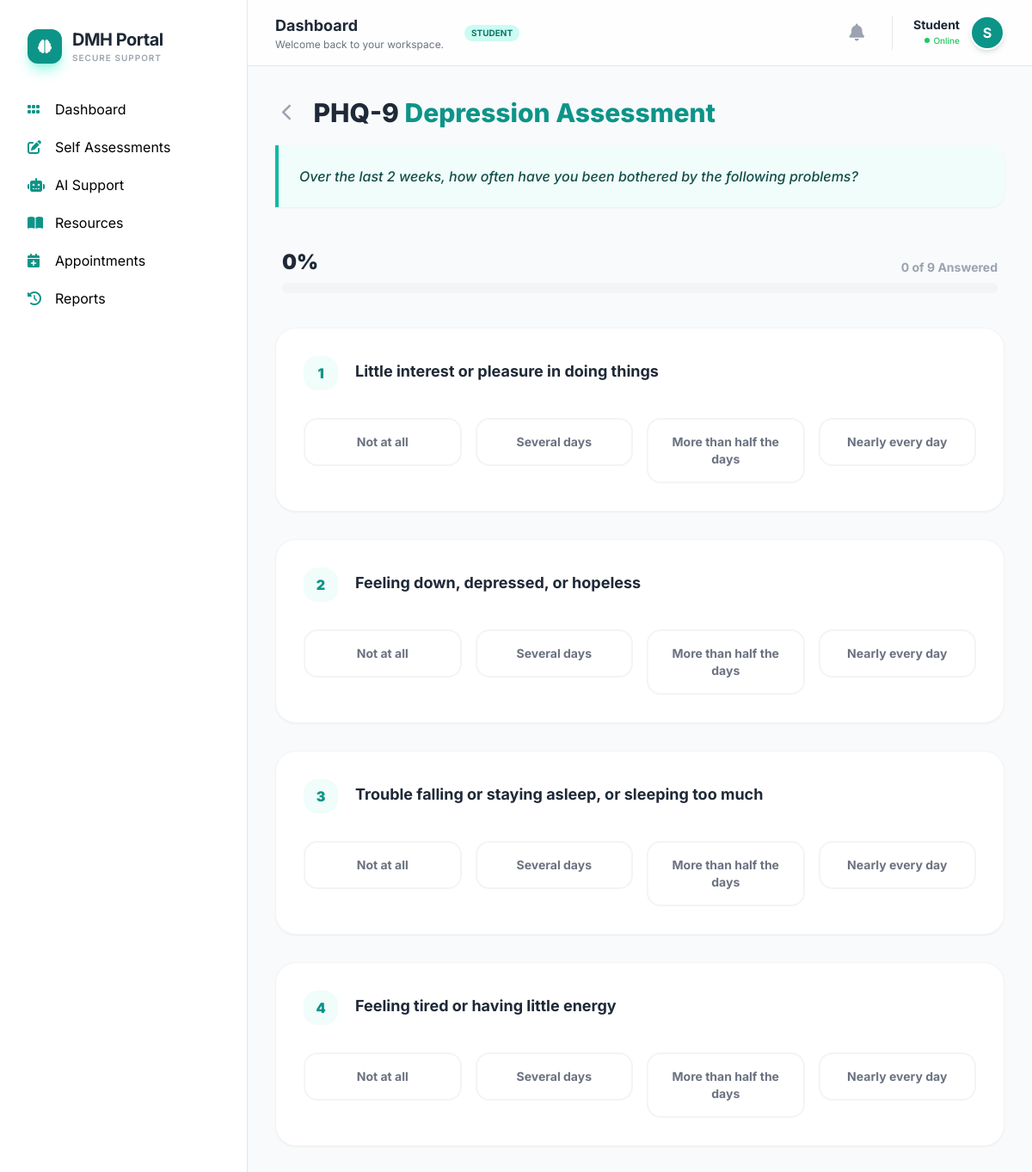
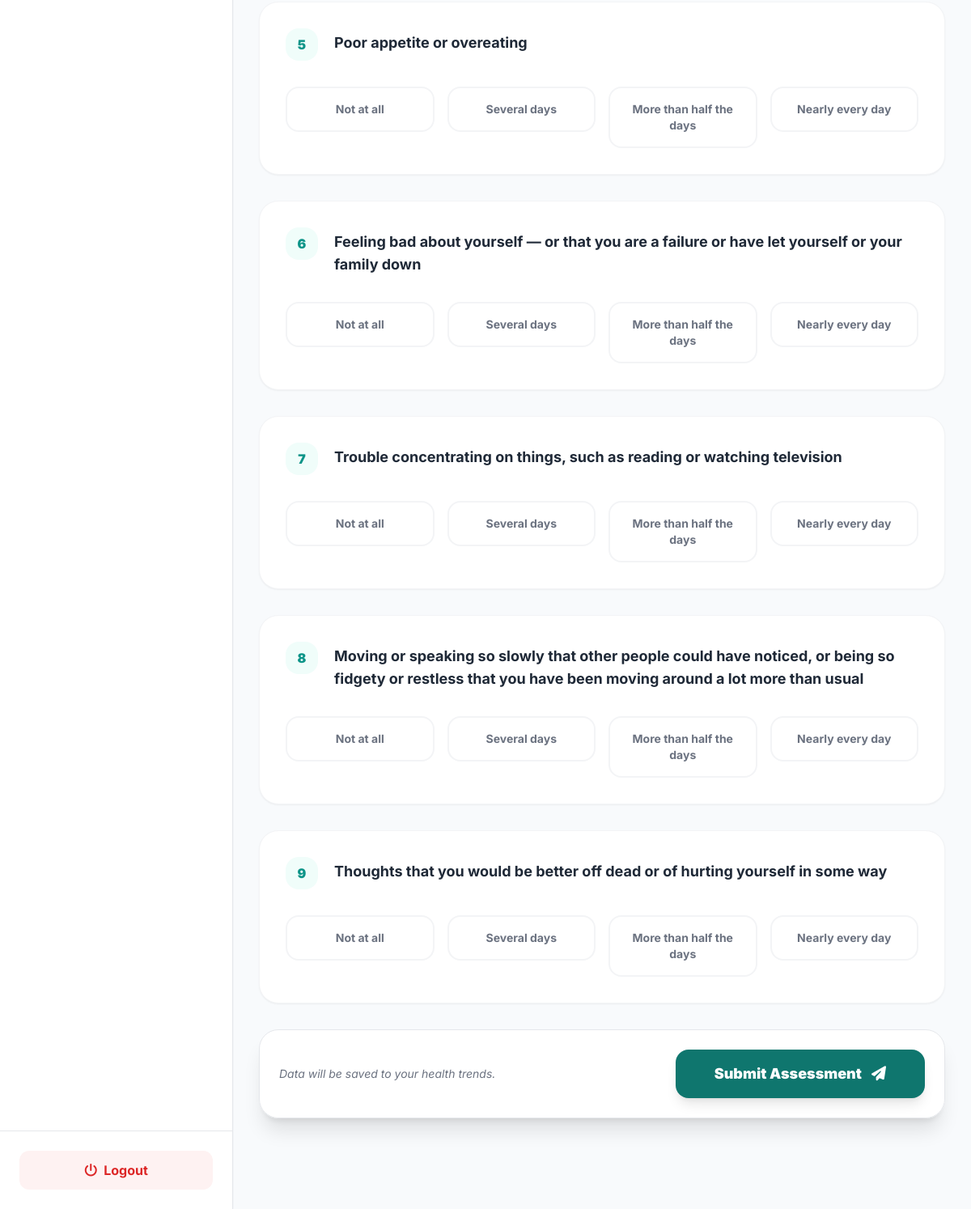
/assessments/phq9/ (signed in), run on the app's committed database (2 pictures, top to bottom).
### accounts/models.py (models this page shows, shortened)
class User(AbstractUser):
    ROLE_CHOICES = (
        ('student', 'Student'),
        ('counsellor', 'Counsellor'),
        ('peer', 'Peer Volunteer'),
        ('admin', 'Admin'),
    )
    role = models.CharField(max_length=20, choices=ROLE_CHOICES, default='student')
    anonymous_id = models.UUIDField(default=uuid.uuid4, editable=False)
    is_approved = models.BooleanField(default=False)
    login_count = models.PositiveIntegerField(default=0) # Track login counts

### assessments/views.py (the view, shortened to what this page needs)
# urls.py: path("phq9/", views.phq9_view, name="phq9"),
def phq9_view(request):
    questions = [
        "Little interest or pleasure in doing things",
        "Feeling down, depressed, or hopeless",
        "Trouble falling or staying asleep, or sleeping too much",
        "Feeling tired or having little energy",
        "Poor appetite or overeating",
        "Feeling bad about yourself — or that you are a failure or have let yourself or your family down",
        "Trouble concentrating on things, such as reading or watching television",
        "Moving or speaking so slowly that other people could have noticed, or being so fidgety or restless that you have been moving around a lot more than usual",
        "Thoughts that you would be better off dead or of hurting yourself in some way"
    ]
    return render(request, 'assessments/phq9.html', {'questions': questions , 'options_list': ASSESSMENT_OPTIONS})

### dashboard/context_processors.py (called while the page is built)
def notification_context(request):
    if request.user.is_authenticated:
        notifications = Notification.objects.filter(user=request.user).order_by('-created_at')[:5]
        unread_count = Notification.objects.filter(user=request.user, is_read=False).count()
        return {
            'nav_notifications': notifications,
            'unread_notif_count': unread_count
        }
    return {}

### templates/assessments/phq9.html (shortened to what this page needs)
{% extends request.user.is_authenticated|yesno:"base2.html,base.html" %}
{% block content %}
<section class="max-w-4xl mx-auto animate-fade-in pb-20">
    <div class="mb-12">
        <div class="flex items-center gap-4 mb-4">
            <a href="/assessments/" class="p-2 hover:bg-teal-50 rounded-full transition text-gray-400">
                <i class="fa-solid fa-chevron-left text-xl"></i>
            </a>
            <h1 class="text-3xl font-extrabold text-gray-800">
                PHQ-9 <span class="text-teal-600">Depression Assessment</span>
            </h1>
        </div>
        <div class="bg-teal-50 border-l-4 border-teal-500 p-6 rounded-r-2xl shadow-sm">
            <p class="text-teal-900 font-medium italic">
                Over the last 2 weeks, how often have you been bothered by the following problems?
            </p>
        </div>
    </div>
    <div class="mb-10 px-2">
        <div class="flex justify-between items-end mb-2">
            <span id="progressPercent" class="text-2xl font-black text-gray-800">0%</span>
            <span id="questionCount" class="text-sm font-bold text-gray-400">0 of {{ questions|length }} Answered</span>
        </div>
        <div class="w-full bg-gray-100 h-3 rounded-full overflow-hidden">
        </div>
    </div>
    <form method="post" class="space-y-8" id="phqForm">
        {% for q in questions %}
        <div class="bg-white p-8 rounded-3xl border border-gray-100 shadow-sm question-card group">
            <div class="flex gap-5 mb-8">
                <div class="flex-shrink-0 w-10 h-10 bg-teal-50 text-teal-600 rounded-2xl flex items-center justify-center font-black group-hover:bg-teal-600 group-hover:text-white transition-all">
                    {{ forloop.counter }}
                </div>
                <p class="text-lg font-bold text-gray-800 pt-1">{{ q }}</p>
            </div>
            <div class="grid grid-cols-1 sm:grid-cols-2 lg:grid-cols-4 gap-4">
                {% for val, text in options_list %}
                <label class="relative group cursor-pointer">
                    <div class="p-4 border-2 border-gray-100 rounded-2xl text-center transition-all peer-checked:border-teal-600 peer-checked:bg-teal-50 hover:border-teal-200">
                        <span class="block text-sm font-bold text-gray-500 peer-checked:text-teal-700">{{ text }}</span>
                    </div>
                </label>
                {% endfor %}
            </div>
        </div>
        {% endfor %}
        <div class="sticky bottom-6 z-30 bg-white/90 backdrop-blur-xl p-6 rounded-3xl border shadow-xl flex flex-col md:flex-row items-center justify-between gap-6">
            <p class="text-sm text-gray-500 italic">{% if not user.is_authenticated %}Anonymous Mode: Results won't be saved.{% else %}Data will be saved to your health trends.{% endif %}</p>
            <button type="submit" class="px-12 py-4 rounded-2xl bg-teal-700 text-white text-lg font-black shadow-lg hover:bg-teal-800 transition-all flex items-center gap-3">
                Submit Assessment <i class="fa-solid fa-paper-plane"></i>
            </button>
        </div>
    </form>
</section>
{% endblock %}

### templates/base2.html (shortened to what this page needs)
<!DOCTYPE html>
<html lang="en">
<head>
    <link rel="stylesheet" href="https://cdnjs.cloudflare.com/ajax/libs/font-awesome/6.4.2/css/all.min.css">
    <script src="https://cdn.tailwindcss.com"></script>
</head>
<body class="bg-[var(--bg)] min-h-screen flex">
<aside class="w-72 bg-white border-r shadow-sm hidden md:flex flex-col sticky top-0 h-screen">
    <div class="p-8">
        <div class="flex items-center gap-3">
            <div class="w-10 h-10 bg-teal-600 rounded-xl flex items-center justify-center text-white shadow-lg shadow-teal-200">
                <i class="fa-solid fa-brain"></i>
            </div>
            <div>
                <h2 class="text-xl font-bold text-gray-800 tracking-tight">DMH Portal</h2>
                <p class="text-[10px] text-gray-400 uppercase tracking-widest font-semibold">Secure Support</p>
            </div>
        </div>
    </div>
    <nav class="flex-1 px-4 space-y-1 overflow-y-auto">
        {% if user.role == 'student' %}
            {% include "partials/sidebar_student.html" %}
        {% elif user.role == 'counsellor' %}
            {% include "partials/sidebar_counsellor.html" %}
        {% elif user.role == 'peer' %}
            {% include "partials/sidebar_volunteer.html" %}
        {% elif user.role == 'admin' %}
            {% include "partials/sidebar_admin.html" %}
        {% endif %}
    </nav>
    <div class="p-6 border-t">
        <a href="/auth/logout/"
           class="flex items-center justify-center gap-2 px-4 py-3 rounded-xl bg-red-50 text-red-600 font-bold hover:bg-red-100 transition duration-200">
            <i class="fa-solid fa-power-off"></i> Logout
        </a>
    </div>
</aside>
<div class="flex-1 flex flex-col min-w-0 overflow-hidden">
    <header class="bg-white/80 backdrop-blur-md border-b sticky top-0 z-40 px-8 py-4 flex justify-between items-center">
        <div class="flex items-center gap-4">
             <div class="hidden sm:block">
                <h1 class="text-lg font-bold text-gray-800">
                    {% block page_title %}Dashboard{% endblock %}
                </h1>
                <p class="text-xs text-gray-500">
                    {% block page_subtitle %}Welcome back to your workspace.{% endblock %}
                </p>
             </div>
             <span class="bg-teal-100 text-teal-700 text-[10px] uppercase font-bold px-2 py-0.5 rounded-full ml-2">
                {{ user.role }}
             </span>
        </div>
        <div class="flex items-center gap-6">
            <div class="relative">
                <button id="notifButton" class="relative p-2 text-gray-400 hover:text-teal-600 transition-colors focus:outline-none">
                    <i class="fa-solid fa-bell text-xl"></i>
                </button>
            </div>
            <div class="flex items-center gap-3 border-l pl-6">
                <div class="text-right hidden sm:block">
                    <p class="text-sm font-bold text-gray-800 leading-none mb-1">{{ user.username }}</p>
                    <p class="text-[10px] text-green-500 font-medium flex items-center justify-end gap-1">
                        <span class="w-1.5 h-1.5 bg-green-500 rounded-full"></span> Online
                    </p>
                </div>
                <div class="w-10 h-10 bg-teal-600 rounded-full border-2 border-white shadow-md flex items-center justify-center text-white font-bold">
                    {{ user.username|first|upper }}
                </div>
            </div>
        </div>
    </header>
    <main class="flex-1 p-8 overflow-y-auto bg-[#f8fafc]">
        <div class="max-w-7xl mx-auto">
            {% block content %}{% endblock %}
        </div>
    </main>
</div>
</body>
</html>

### templates/base2.html (style rules this page uses)
:root { --accent: #0f766e; --bg: #f8fafc; --card: #ffffff; }
body { font-family: 'Inter', sans-serif; }
.animate-fade-in { animation: fadeIn 0.2s ease-out; }

### templates/assessments/phq9.html (style rules this page uses)
.animate-fade-in { animation: fadeIn 0.7s ease-out; }

### data on the page
User: role "STUDENT", username "Student", username|first "S"

### other printed values
{{ questions|length }} "9"
{{ q }} "Little interest or pleasure in doing things" "Feeling down, depressed, or hopeless" "Trouble falling or staying asleep, or sleeping too much" "Feeling tired or having little energy" "Poor appetite or overeating" "Feeling bad about yourself — or that you are a failure or have let yourself or your family down" "Trouble concentrating on things, such as reading or watching television" "Moving or speaking so slowly that other people could have noticed, or being so fidgety or restless that you have been moving around a lot more than usual" "Thoughts that you would be better off dead or of hurting yourself in some way"
{{ text }} "Not at all" "Several days" "More than half the days" "Nearly every day" "Not at all" "Several days" "More than half the days" "Nearly every day" "Not at all" "Several days" "More than half the days" "Nearly every day" "Not at all" "Several days" "More than half the days" "Nearly every day" "Not at all" "Several days" "More than half the days" "Nearly every day" "Not at all" "Several days" "More than half the days" "Nearly every day" "Not at all" "Several days" "More than half the days" "Nearly every day" "Not at all" "Several days" "More than half the days" "Nearly every day" "Not at all" "Several days" "More than half the days" "Nearly every day"
